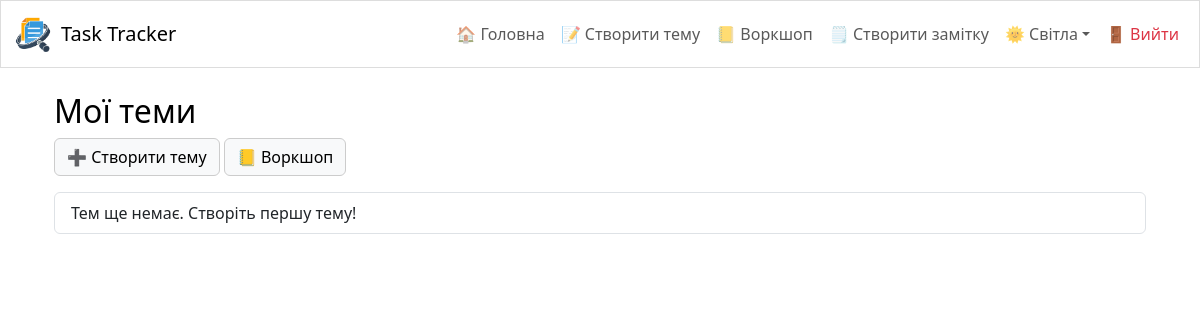
Before: / (signed in) with the older database file.
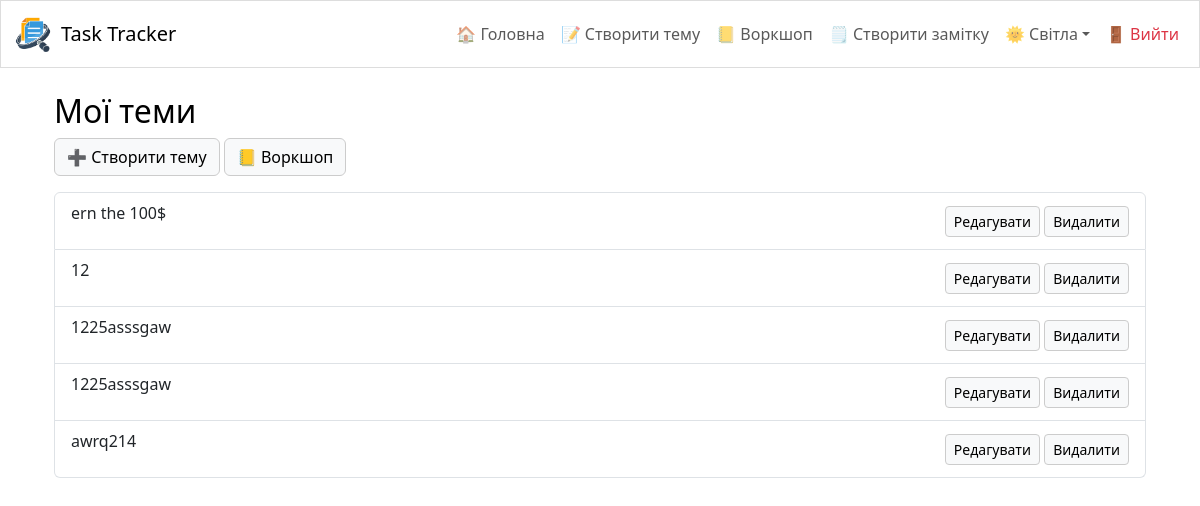
After: the same page with the newer database file.
### tasks/models.py (models this page shows, shortened)
class Task(models.Model):
    STATUS_CHOICES = [
        ('todo', 'To Do'),
        ('in_progres', 'In Progress'),
        ('done', 'Done'),
    ]
    PRIORITY_CHOICES = [
        ('low', 'Low'),
        ('medium', 'Medium'),
        ('high', 'High'),
    ]
    title = models.CharField(max_length=255)
    description = models.TextField(blank=True)
    status = models.CharField(max_length=20, choices=STATUS_CHOICES, default='todo')
    priority = models.CharField(max_length=20, choices=PRIORITY_CHOICES, default='medium')
    due_date = models.DateField(null=True, blank=True)
    creator = models.ForeignKey(User, on_delete=models.CASCADE)

### tasks/views.py (the view)
# urls.py: path('', TaskListView.as_view(), name='task-list'),
class TaskListView(LoginRequiredMixin, ListView):
    model = Task
    context_object_name = 'tasks'
    template_name = 'tasks/task_list.html'
    def get_queryset(self):
        queryset = super().get_queryset().filter(creator=self.request.user)
        status = self.request.GET.get('status', '')
        if status:
            queryset = queryset.filter(status=status)
        return queryset
    def get_context_data(self, **kwargs):
        context = super().get_context_data(**kwargs)
        context['form'] = TaskFilterForm(self.request.GET)
        return context

### templates/tasks/task_list.html (shortened to what this page needs)
{% extends 'base.html' %}
{% block content %}
<div class="container mt-3">
    <h2>Мої теми</h2>
    <div class="mb-3">
        <a href="{% url 'tasks:editor' %}" class="btn btn-primary">➕ Створити тему</a>
        <a href="{% url 'tasks:workshop' %}" class="btn btn-success">📒 Воркшоп</a>
    </div>
    <ul class="list-group">
        {% for theme in object_list %}
            <li class="list-group-item d-flex justify-content-between align-items-center">
                <div>
                    <p>{{ theme.description|truncatewords:15 }}</p>
                </div>
                <div>
                    <a href="{% url 'tasks:theme-update' theme.pk %}" class="btn btn-warning btn-sm">Редагувати</a>
                    <a href="{% url 'tasks:theme-delete' theme.pk %}" class="btn btn-danger btn-sm">Видалити</a>
                </div>
            </li>
        {% empty %}
            <li class="list-group-item">Тем ще немає. Створіть першу тему!</li>
        {% endfor %}
    </ul>
</div>
{% endblock %}

Changed rows visible on the page:
added Task: description "ern the 100$"
added Task: description "12"
added Task: description "1225asssgaw"
added Task: description "1225asssgaw"
added Task: description "awrq214"
Other visible differences:
text no longer shown: "Тем ще немає. Створіть першу тему!"
